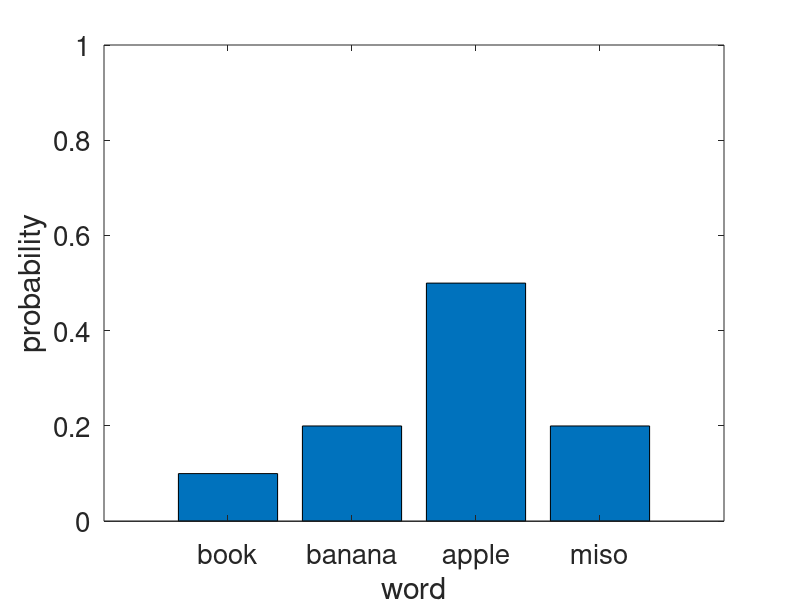

Here is the MATLAB script that generated this plot:
p = [0.1, 0.2, 0.5, 0.2];
n = length(p);
words = {'book', 'banana', 'apple', 'miso'};
bar(p)
h = gca;
xlabel('word', 'fontsize', 20)
ylabel('probability', 'fontsize', 20)
ylim([0 1]);
set(h, 'fontsize', 20, 'XTickLabel', words);
pause

values = rand(20,1);
for j = 1:20
  for i = 1:n
    if values(j) < sum(p(1:i))
      words{i}
      break
    endif
  endfor
endfor
